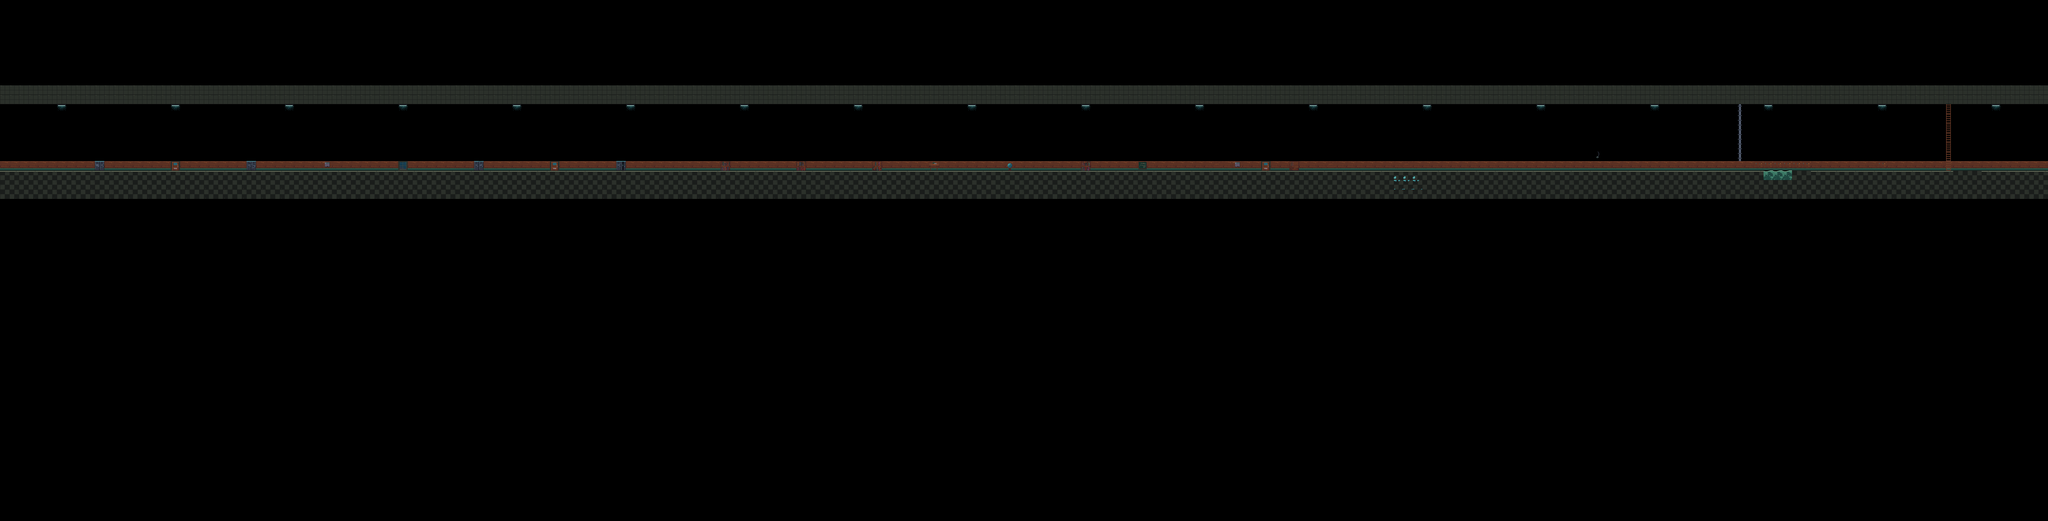

Below is a game level as drawn by its tile map, then a one-line description and the .tmx that defines it (tile-layer data replaced by summaries):
An orthogonal 216x55 tile map with 32x32 px tiles, 5 tile layers (Fundo, Perigos, Colisão, Decoração, ...) and 17 objects (5x estudante, 3x livro, 2x checkpoint, 2x zelador, 2x porta, ...).

<map version="1.10" tiledversion="1.12.2" orientation="orthogonal" renderorder="right-down" width="216" height="55" tilewidth="32" tileheight="32" infinite="0" nextlayerid="7" nextobjectid="500">
 <tileset firstgid="1" source="fase2_universidade.tsx" />
 <layer id="1" name="Fundo" width="216" height="55">
  <data>[11880 cells, 674 non-empty, 22 distinct tile ids]</data>
 </layer>
 <layer id="2" name="Perigos" width="216" height="55">
  <data>[11880 cells, 9 non-empty, 2 distinct tile ids]</data>
 </layer>
 <layer id="3" name="Colisão" width="216" height="55">
  <properties>
   <property name="colisao" type="bool" value="true" />
  </properties>
  <data>[11880 cells, 645 non-empty, 7 distinct tile ids]</data>
 </layer>
 <layer id="4" name="Decoração" width="216" height="55">
  <data>[11880 cells, 18 non-empty, 9 distinct tile ids]</data>
 </layer>
 <layer id="6" name="decoração2" width="216" height="55">
  <data>[11880 cells, 0 non-empty, 0 distinct tile ids]</data>
 </layer>
 <objectgroup id="5" name="Plataformas" />
 <objectgroup id="6" name="Entidades">
  <object id="1" type="spawn" x="128" y="576" width="32" height="48" />
  <object id="2" type="checkpoint" x="2240" y="486" width="35" height="90" />
  <object id="3" type="checkpoint" x="4640" y="486" width="35" height="90" />
  <object id="4" type="livro" x="1984" y="536" width="28" height="34">
   <properties>
    <property name="nome" value="Método" />
   </properties>
  </object>
  <object id="5" type="livro" x="3520" y="536" width="28" height="34">
   <properties>
    <property name="nome" value="Dados" />
   </properties>
  </object>
  <object id="6" type="livro" x="6400" y="536" width="28" height="34">
   <properties>
    <property name="nome" value="Análise" />
   </properties>
  </object>
  <object id="7" type="estudante" x="352" y="576" width="192" height="32" />
  <object id="8" type="estudante" x="1376" y="576" width="192" height="32" />
  <object id="9" type="estudante" x="2528" y="576" width="192" height="32" />
  <object id="10" type="estudante" x="3680" y="576" width="192" height="32" />
  <object id="11" type="estudante" x="5024" y="576" width="192" height="32" />
  <object id="12" type="zelador" x="1920" y="576" width="256" height="32" />
  <object id="13" type="zelador" x="6112" y="576" width="256" height="32" />
  <object id="18" type="espinho" x="5952" y="576" width="96" height="96" />
  <object id="19" type="porta" x="4256" y="512" width="32" height="64">
   <properties>
    <property name="destino" value="biblioteca" />
   </properties>
  </object>
  <object id="20" type="porta" x="6560" y="512" width="32" height="64">
   <properties>
    <property name="destino" value="laboratorio" />
   </properties>
  </object>
  <object id="21" type="cientista" x="198" y="528" width="48" height="48">
   <properties>
    <property name="nome" value="Katherine Johnson" />
   </properties>
  </object>
 </objectgroup>
</map>
